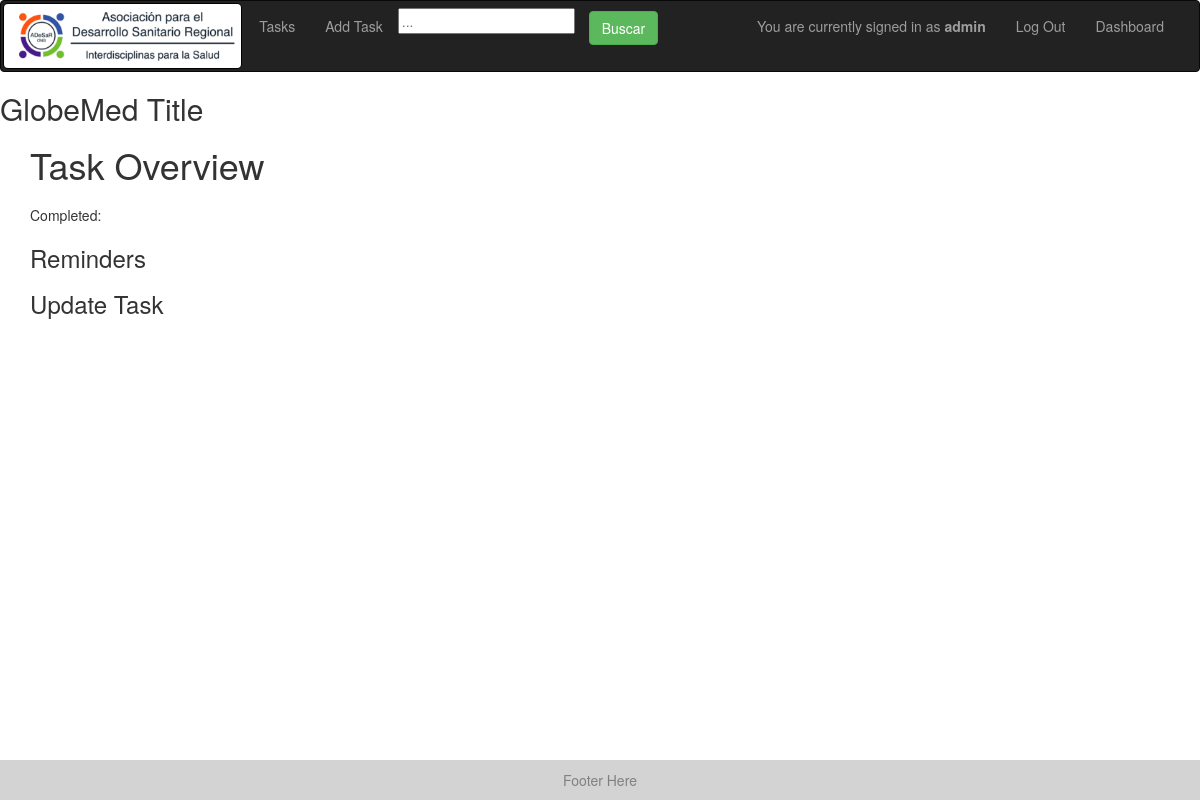
Page /task/2 (signed in) on the earlier database version.
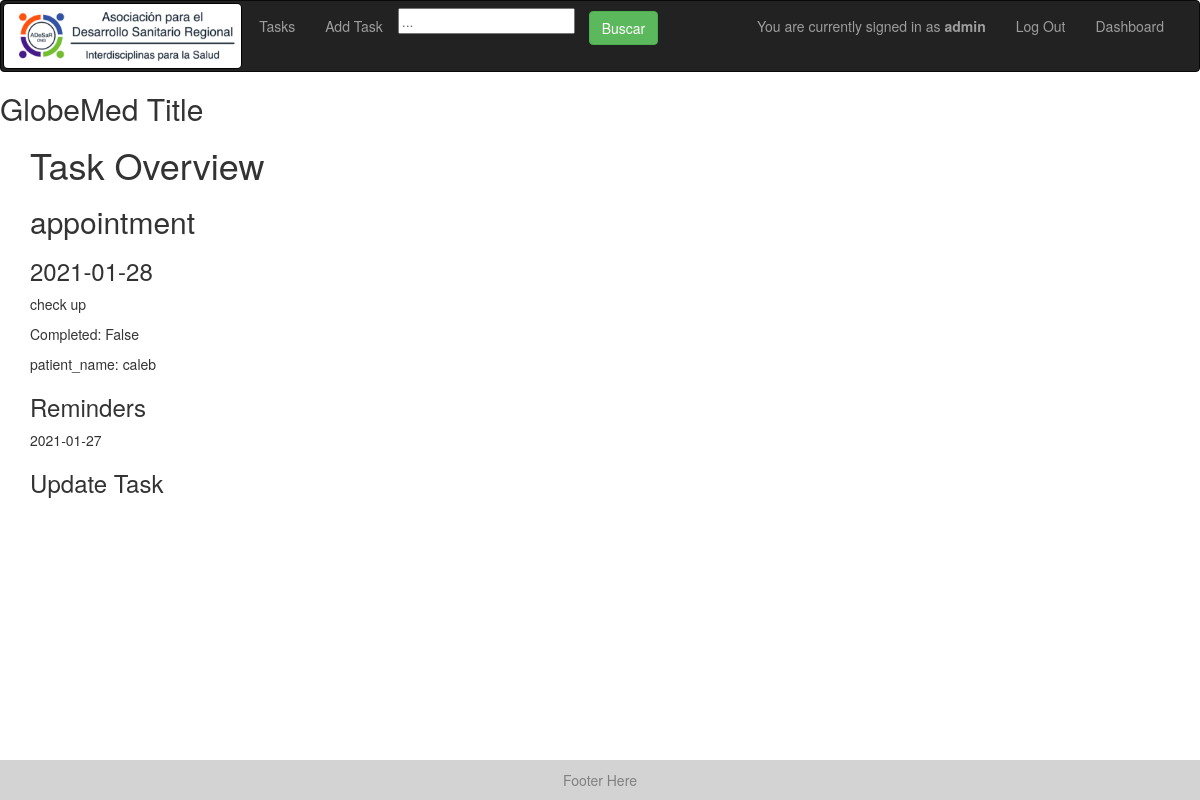
Same page on the later database version.
### models.py (models this page shows)
class Task(Base):
    __tablename__ = "tasks"
    id = Column(Integer, primary_key=True)
    task_type = Column(String, default="Generic")
    creator_id = Column(Integer)
    created_datetime = Column(DateTime)
    created_datestring = Column(String)
    due_datetime = Column(DateTime)
    due_datestring = Column(String)
    description = Column(String)
    completed = Column(Boolean) # completed or not
    fields = Column(PickleType) # dictionary of strings to strings
    reminders = Column(PickleType) # list of datetimes
    reminder_datestrings = Column(PickleType) # list of datetimes
    color = Column(String)

### app.py (the view)
@app.route('/task/<int:task_id>')
@check_login_wrapper
def task(task_id):
    return render_template("task.html", task=get_task(task_id))

### app.py (called while the page is built)
def check_login_wrapper(func):
    @wraps(func)
    def inner(*args, **kwargs):
        print("here")
        if "username" not in login_session:
            return redirect(url_for('login'))
        return func(*args, **kwargs)
    return inner

### database.py (called while the page is built)
def get_task(task_id):
    return session.query(Task).filter_by(id=task_id).first()

### templates/task.html
{% extends "layout.html" %}
{% block body %}
	<h1>Task Overview</h1>
	<h2> {{ task.task_type }} </h2>
	<h3> {{ task.due_datestring }} </h3>
	<p> {{ task.description }} </p>
	<p> Completed: {{task.completed}} </p>
	{% for field in task.fields %}
		<p> {{field}}: {{task.fields[field]}} </p>
	{% endfor %}
	<h3>Reminders</h3>
	{% for reminder in task.reminder_datestrings %}
		<p> {{reminder}} </p>
	{% endfor %}
	<h3>Update Task</h3>
{%endblock%}

### templates/layout.html (shortened to what this page needs)
<!doctype html>
<html lang="en">
<head>
  <link rel="stylesheet" href="https://maxcdn.bootstrapcdn.com/bootstrap/3.3.7/css/bootstrap.min.css">
  <link rel="stylesheet" href="{{url_for('static', filename='style.css')}}">
</head>
<body style="position: relative;  min-height: 100vh;">
  <nav class="navbar navbar-inverse">
      <div class="navbar-header">
        <a class="navbar-brand" href="/" style="height: 70px; padding: 2px;">
          <img alt="Brand Logo" src="{{url_for('static', filename='brand_logo.png')}}" style="max-height: 100%; border: 1px solid black; border-radius: 5px;">
        </a>
        <ul class="nav navbar-nav">
          <li><a href = "{{url_for('daily_tasks_')}}">Tasks</a></li>
          <li><a href = "{{url_for('add_task')}}">Add Task</a></li>
          <li>
            <form action="{{ url_for('search') }}" method = 'post'>
              <input id="input-search" class="search-bar" type="text" name="search" placeholder="...">
              <button class="btn btn-success" type="submit" id="search"> Buscar </button>
            </form>
          </li>
        </ul>
      </div>
      <div class="collapse navbar-collapse" id="navbar-collapse-1">
        <div class="navbar-right">
        {% if 'id' in session %}
          <div class="navbar-text" id="userbox">
              You are currently signed in as <strong>{{session['username']}}</strong>
              </div>
              <ul class="nav navbar-nav">
                <li><a href = "{{url_for('logout')}}">Log Out</a></li>
              </ul>
            {%if session['is_admin']%}
                <ul class="nav navbar-nav">
                  <li><a href = "{{url_for('dashboard')}}">Dashboard</a></li>
                </ul>
            {%endif%}
        {%endif%}
        </div>
      </div>
  </nav>
  <div class="logo">
    <h2>GlobeMed Title</h2>
  </div>
  <div style="margin-left: 30px; margin-right: 30px; padding-bottom: 5.5rem;    /* Footer height */">
  {% block body %}
  {% endblock %}
  </div>
  <div>
    <div class="footer">
      <span> Footer Here </span>
    </div>
  </div>
</body>
</html>

### static/style.css (style rules this page uses)
.footer { left: 0; bottom: 0; width: 100%; background-color: lightgrey; padding: 10px; color: grey; text-align: center; position: absolute; bottom: 0; width: 100%; height: 4rem; }
input { max-width: 500px; }
button { margin: 10px; }
.navbar { padding-left: 0px; padding-right: 20px; }

Differences in the rows shown:
added Task: task_type "appointment", due_datestring "2021-01-28", description "check up", completed "False", fields "caleb"
Other differences:
new list line: "patient_name :"
new list line: "2021-01-27"
